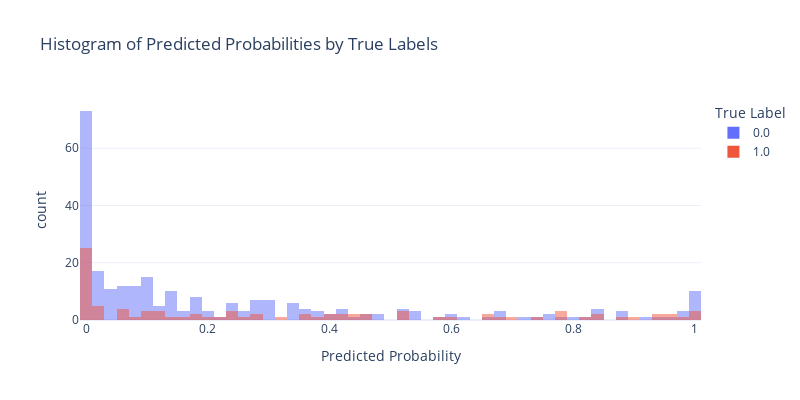

Notebook code cell kept with this figure:
### Code cell
from recurrent_health_events_prediction.training.utils import plot_pred_proba_distribution

plot_pred_proba_distribution(test_pred_df["true_label"], test_pred_df["pred_prob"], show_plot=False)

### Figure 1 — Plotly figure (JSON) as saved in the notebook; plotly's stock layout.template omitted (floating-point values rounded to 4 significant figures; data arrays with more than 128 entries replaced by an {"elided": "..."} marker saying what was removed)
{"data": [{"bingroup": "x", "hovertemplate": "True Label=0.0<br>Predicted Probability=%{x}<br>count=%{y}<extra></extra>", "legendgroup": "0.0", "marker": {"color": "#636efa", "opacity": 0.5, "pattern": {"shape": ""}}, "name": "0.0", "nbinsx": 50, "orientation": "v", "showlegend": true, "type": "histogram", "x": {"elided": "262 float values"}, "xaxis": "x", "yaxis": "y"}, {"bingroup": "x", "hovertemplate": "True Label=1.0<br>Predicted Probability=%{x}<br>count=%{y}<extra></extra>", "legendgroup": "1.0", "marker": {"color": "#EF553B", "opacity": 0.5, "pattern": {"shape": ""}}, "name": "1.0", "nbinsx": 50, "orientation": "v", "showlegend": true, "type": "histogram", "x": [7.11e-07, 0.9061, 0.7438, 1.973e-05, 0.9337, 0.08407, 0.7849, 0.01375, 0.1222, 0.001462, 9.166e-06, 0.01372, 0.5772, 0.06115, 0.5152, 0.9998, 0.7791, 0.832, 0.003071, 0.4349, 0.4694, 0.9353, 0.9517, 0.01316, 1.291e-06, 0.9523, 6.686e-06, 0.7847, 0.6636, 0.9985, 0.9888, 0.1748, 0.1075, 0.6016, 0.256, 0.00642, 0.8109, 5.718e-06, 1.597e-05, 0.2817, 1.268e-09, 0.00648, 1.0, 0.002568, 3.601e-06, 0.2495, 0.0001436, 0.06666, 0.06451, 0.01616, 0.1526, 0.4435, 0.4633, 0.7036, 7.861e-08, 0.1879, 0.3828, 0.2102, 2.514e-05, 0.0007828, 0.4102, 0.8871, 1.032e-06, 0.1905, 0.2345, 0.1082, 0.1142, 0.1329, 0.2841, 0.006971, 0.6752, 1.879e-05, 0.5152, 0.52, 0.2403, 0.003997, 0.001661, 0.392, 0.3913, 0.009475, 0.8439, 0.3109, 0.01375, 0.3591, 0.3654, 0.4265, 0.1205, 0.05312, 0.6569, 1.128e-07, 0.09083], "xaxis": "x", "yaxis": "y"}], "layout": {"barmode": "overlay", "height": 400, "legend": {"title": {"text": "True Label"}, "tracegroupgap": 0}, "title": {"text": "Histogram of Predicted Probabilities by True Labels"}, "width": 800, "xaxis": {"anchor": "y", "domain": [0, 1], "title": {"text": "Predicted Probability"}}, "yaxis": {"anchor": "x", "domain": [0, 1], "title": {"text": "count"}}}}
